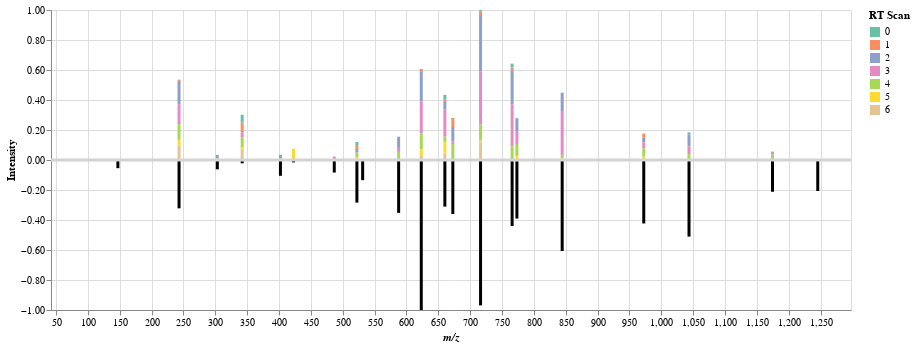

This figure's notebook cell:
### Code cell
from notebooks.mirror_plotting import plot_mirror_byRT

plot_mirror_byRT(spectrum_slice, mz_library, intensity_library,  width=800, height=300)

### Figure 1 — Vega-Lite specification as saved in the notebook (floating-point values rounded to 4 significant figures; data arrays with more than 128 entries replaced by an {"elided": "..."} marker saying what was removed)
{"config": {"view": {"continuousWidth": 300, "continuousHeight": 300}}, "layer": [{"data": {"name": "data-8752c3f5532eab0104a8c65094ee12d6"}, "mark": {"type": "bar", "size": 3}, "encoding": {"color": {"field": "rt_cat", "scale": {"scheme": "set2"}, "title": "RT Scan", "type": "nominal"}, "tooltip": [{"field": "mz", "format": ".3f", "title": "m/z", "type": "quantitative"}, {"field": "norm_intensity", "format": ".2f", "title": "Intensity", "type": "quantitative"}], "x": {"axis": {"grid": true, "title": "m/z", "titleFontStyle": "italic"}, "field": "mz", "scale": {"domain": [50, 1290.0], "nice": false, "padding": 5, "zero": false}, "type": "quantitative"}, "y": {"aggregate": "sum", "axis": {"format": ".2f", "grid": true, "title": ["Intensity"]}, "field": "norm_intensity", "type": "quantitative"}}}, {"data": {"name": "data-c5a0fc726005ba8a31a2dfbf4bff67c3"}, "mark": {"type": "rule", "size": 3}, "encoding": {"tooltip": [{"field": "mz", "format": ".3f", "title": "m/z", "type": "quantitative"}, {"field": "intensity", "format": ".2f", "title": "Intensity", "type": "quantitative"}], "x": {"axis": {"grid": true, "title": "m/z", "titleFontStyle": "italic"}, "field": "mz", "scale": {"domain": [50, 1290.0], "nice": false, "padding": 5, "zero": false}, "type": "quantitative"}, "y": {"axis": {"format": "", "grid": true, "title": ["Intensity"]}, "field": "minus_intensity", "scale": {"nice": true, "padding": 0}, "type": "quantitative"}}}, {"data": {"name": "data-35e242a548128b72b9f6a9c1e76cc54b"}, "mark": {"type": "rule", "size": 3}, "encoding": {"color": {"value": "lightGray"}, "y": {"field": "sep", "type": "quantitative"}}}], "height": 300, "width": 800, "$schema": "https://vega.github.io/schema/vega-lite/v5.20.1.json", "datasets": {"data-8752c3f5532eab0104a8c65094ee12d6": {"elided": "147 records"}, "data-c5a0fc726005ba8a31a2dfbf4bff67c3": [{"mz": 147.1, "intensity": 0.05457, "norm_intensity": 0.05457, "minus_intensity": -0.05457}, {"mz": 243.1, "intensity": 0.3222, "norm_intensity": 0.3222, "minus_intensity": -0.3222}, {"mz": 303.2, "intensity": 0.06207, "norm_intensity": 0.06207, "minus_intensity": -0.06207}, {"mz": 342.2, "intensity": 0.02197, "norm_intensity": 0.02197, "minus_intensity": -0.02197}, {"mz": 402.3, "intensity": 0.1054, "norm_intensity": 0.1054, "minus_intensity": -0.1054}, {"mz": 422.7, "intensity": 0.01604, "norm_intensity": 0.01604, "minus_intensity": -0.01604}, {"mz": 486.8, "intensity": 0.08379, "norm_intensity": 0.08379, "minus_intensity": -0.08379}, {"mz": 522.3, "intensity": 0.2841, "norm_intensity": 0.2841, "minus_intensity": -0.2841}, {"mz": 531.3, "intensity": 0.1346, "norm_intensity": 0.1346, "minus_intensity": -0.1346}, {"mz": 587.8, "intensity": 0.3526, "norm_intensity": 0.3526, "minus_intensity": -0.3526}, {"mz": 623.3, "intensity": 1.0, "norm_intensity": 1.0, "minus_intensity": -1.0}, {"mz": 660.4, "intensity": 0.3106, "norm_intensity": 0.3106, "minus_intensity": -0.3106}, {"mz": 672.9, "intensity": 0.3597, "norm_intensity": 0.3597, "minus_intensity": -0.3597}, {"mz": 716.4, "intensity": 0.9693, "norm_intensity": 0.9693, "minus_intensity": -0.9693}, {"mz": 765.9, "intensity": 0.4403, "norm_intensity": 0.4403, "minus_intensity": -0.4403}, {"mz": 773.5, "intensity": 0.3904, "norm_intensity": 0.3904, "minus_intensity": -0.3904}, {"mz": 844.5, "intensity": 0.6069, "norm_intensity": 0.6069, "minus_intensity": -0.6069}, {"mz": 972.5, "intensity": 0.4231, "norm_intensity": 0.4231, "minus_intensity": -0.4231}, {"mz": 1044.0, "intensity": 0.5107, "norm_intensity": 0.5107, "minus_intensity": -0.5107}, {"mz": 1175.0, "intensity": 0.2117, "norm_intensity": 0.2117, "minus_intensity": -0.2117}, {"mz": 1246.0, "intensity": 0.2067, "norm_intensity": 0.2067, "minus_intensity": -0.2067}], "data-35e242a548128b72b9f6a9c1e76cc54b": [{"sep": 0}]}}
